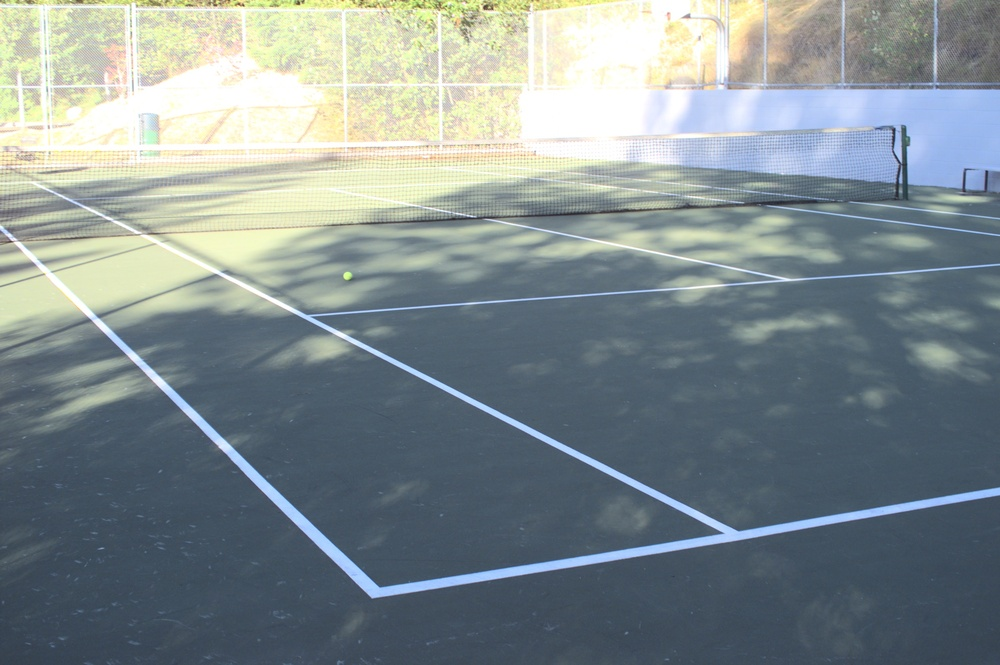
%> input picture A2/images/OneBallLarge.jpg, 1000 x 665 px, shrunk from 3060 x 2036 before the run, given in place of ThreePenniesAreduced.jpg, which was not available
$ octave filtering.m   (GNU Octave 9; MATLAB toolbox functions it lacks are replaced by stand-ins)
%> lines starting %> are read from the running program, lines starting %| are printed output that depends on the picture; pictures that were not available may be replaced by others from this repository, and a replacement may not be noted
%Smoothing and Filtering Examples
%Fall 2018 Brian Funt

image=imread('ThreePenniesAreduced.jpg');
%> image is the input picture: size 665x1000x3 uint8; mean R, G, B 129.5, 141, 143.5
bw=(double(image(:,:,1))+double(image(:,:,2))+double(image(:,:,3)))/(3*255);
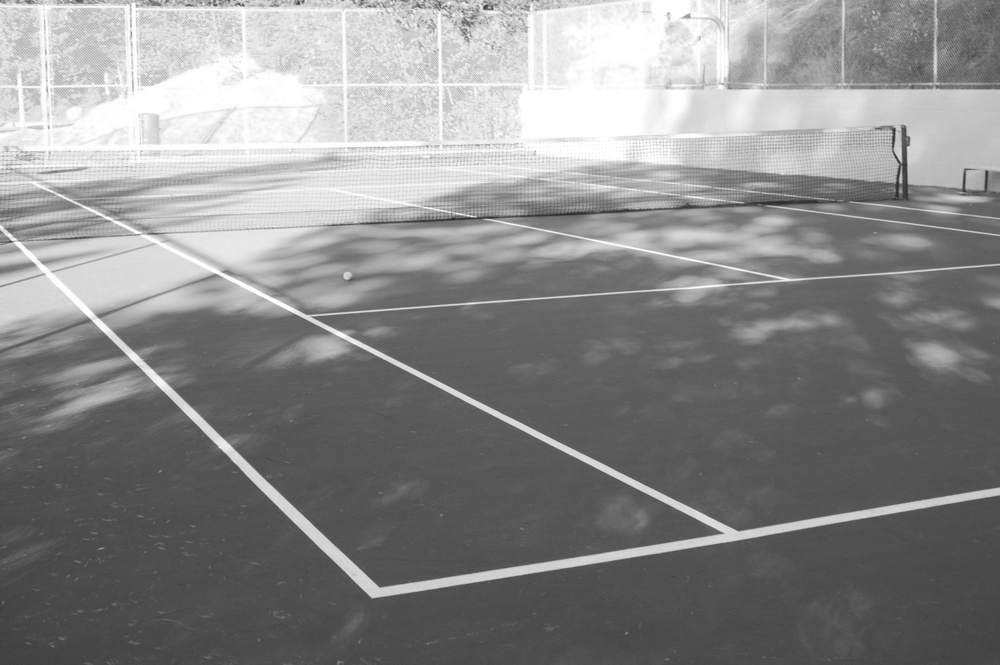
%> bw: size 665x1000 double; min 0.166, max 1, mean 0.541
%%normalized to 0-1 range
figure; imshow(bw);

%Uniform averaging mask
hu=fspecial('average',15); %hu = fspecial('average', hsize) returns
                          % an averaging filter h of size hsize.
bg=filter2(hu, bw); %filter2 is like conv2 but is correlation (i.e., filter not reflected)

figure; imshow(bg);
title('Filtered by Uniform Mask')
figure; surf(hu);
title('Uniform mask')
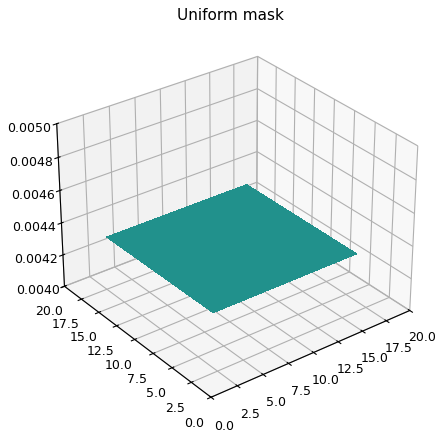
%> figure redrawn from the program's plot data
input('Hit a key to continue');
%> the answer given: 3

hg13_3 = fspecial('gaussian',13,3);
bg=filter2(hg13_3, bw);
figure; imshow(bg);
title('Filtered by Gaussian Mask with Sigma = 3')
figure; surf(hg13_3);
title('Gaussian Mask Sigma = 3')
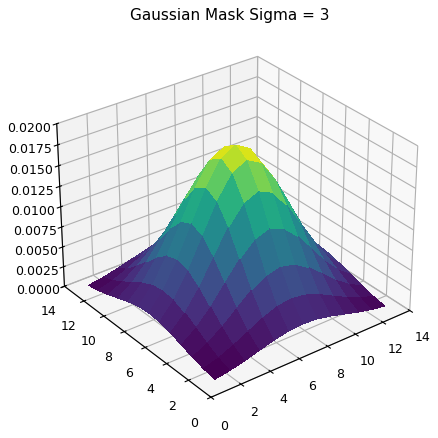
%> figure redrawn from the program's plot data
input('Hit a key to continue');
%> the answer given: 3

hg31_7 = fspecial('gaussian',31,7);
bg=filter2(hg31_7, bw);
figure; imshow(bg);
title('Filtered by Gaussian Mask with Sigma = 7')

%Display a plot of the convolution mask h
figure; surf(hg31_7);
%> after `surf(hg31_7)`:
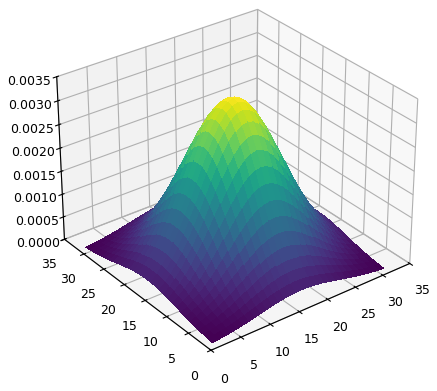
%> figure redrawn from the program's plot data
input('Hit a key to continue');
%> the answer given: 3
%Examples of the laplacian of Gaussian
%Sigma of 3. Masksize of 15
hlog15_3 = fspecial('log',15,3);
bg=filter2(hlog15_3, bw);
figure; surf(hlog15_3);  %Display the mask
title('Laplacian of Gaussian Mask (Sigma = 15)')
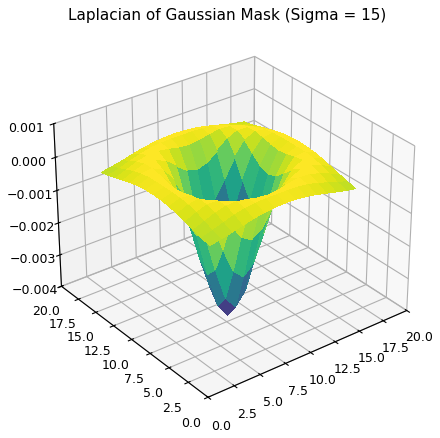
%> figure redrawn from the program's plot data
input('Hit a key to continue');
%> the answer given: 3
%Can't display the result of the convolution directly because it has
%negative values.
%Add an offset and then scale to 0-1 range for display purposes
bgs=bg+.5;
bgs=bgs-min(bgs(:));
bgs=bgs/max(bgs(:));
figure; imshow(bgs);
title('Filtered by Laplacian of Gaussian Mask (plus offset) Sigma = 15')
input('Hit a key to continue');
%> the answer given: 3

hlog31_5 = fspecial('log',31,5);  %Sigma 5, mask size of 31
bg=filter2(hlog31_5, bw);
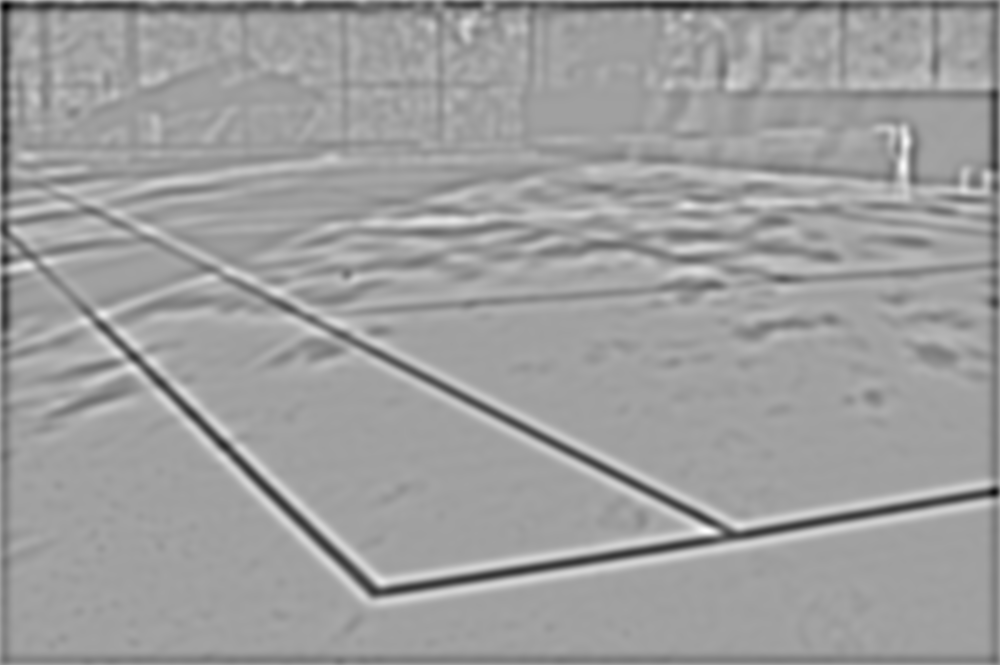
%> bg: size 665x1000 double; min -0.0141, max 0.00827, mean -0.000199; drawn with min black and max white
figure; surf(hlog31_5);
title('Laplacian of Gaussian Mask (Sigma = 5)')
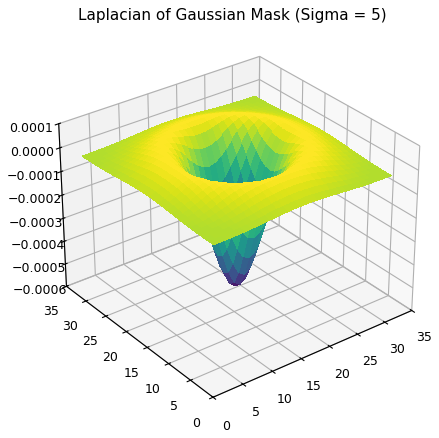
%> figure redrawn from the program's plot data
input('Hit a key to continue');
%> the answer given: 3
bgs=bg+.5;
bgs=bgs-min(bgs(:));
bgs=bgs/max(bgs(:));
figure; imshow(bgs);
title('Filtered by Laplacian of Gaussian Mask (plus offset) Sigma = 5')

$ run again, on A2/images/OneBallLetteringVerticalLarge.jpg
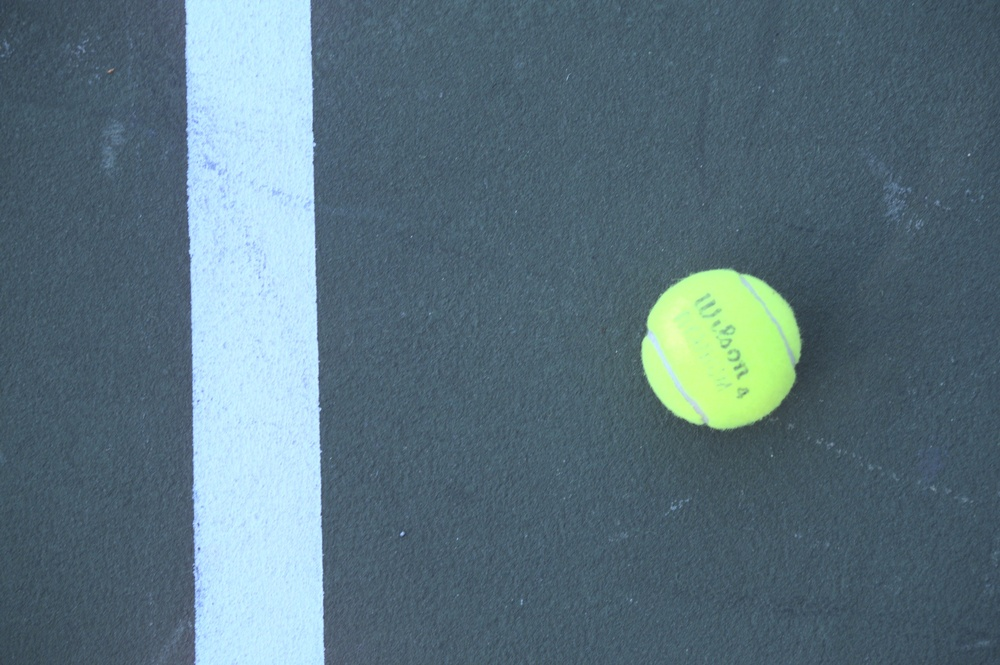
%> input picture A2/images/OneBallLetteringVerticalLarge.jpg, 1000 x 665 px, shrunk from 3060 x 2036 before the run, given in place of ThreePenniesAreduced.jpg, which was not available
%> image is the input picture: size 665x1000x3 uint8; mean R, G, B 90.3, 114.1, 125.6
%> `bw=(double(image(:,:,1))+double(image(:,:,2))+double(image(:,:,3)))/(3..`:
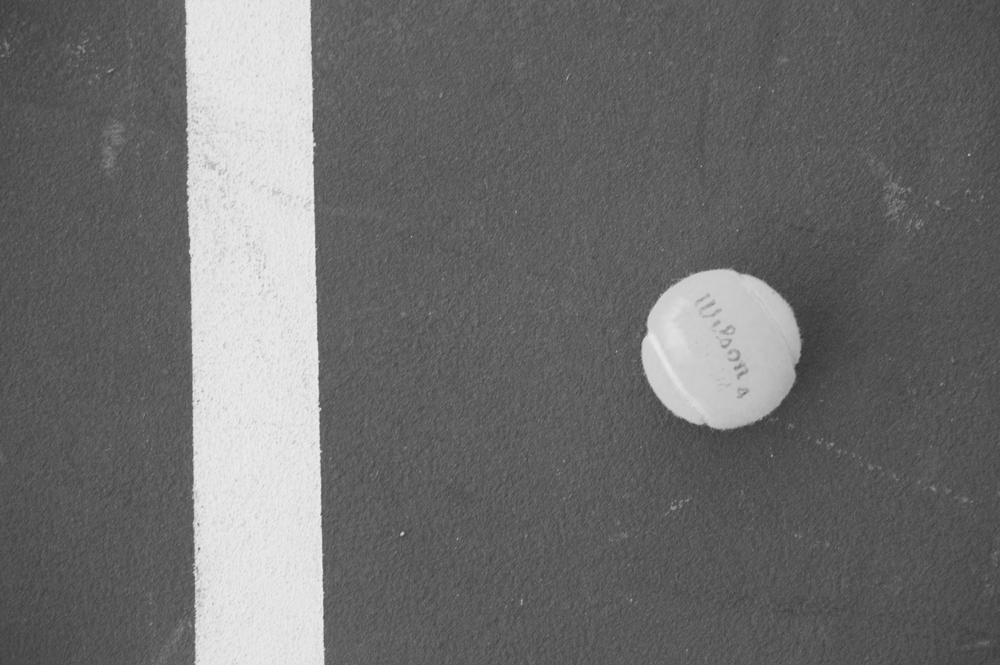
%> bw: size 665x1000 double; min 0.217, max 0.929, mean 0.431
%> `bg=filter2(hlog31_5, bw);`:
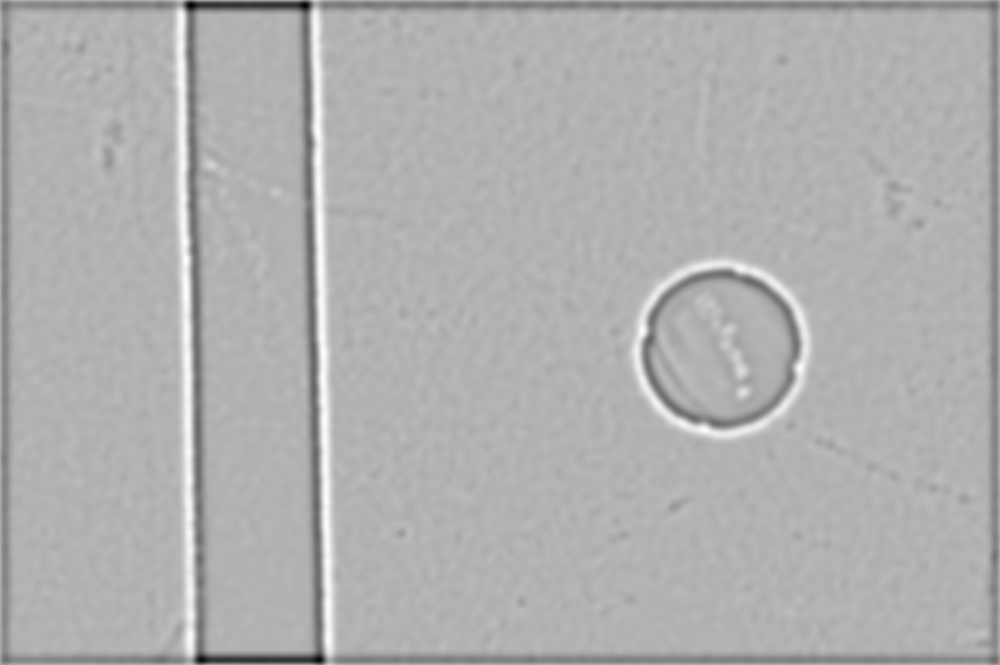
%> bg: size 665x1000 double; min -0.012, max 0.00516, mean -0.000147; drawn with min black and max white

$ run again, on A2/images/OneBallShadowsLarge.jpg
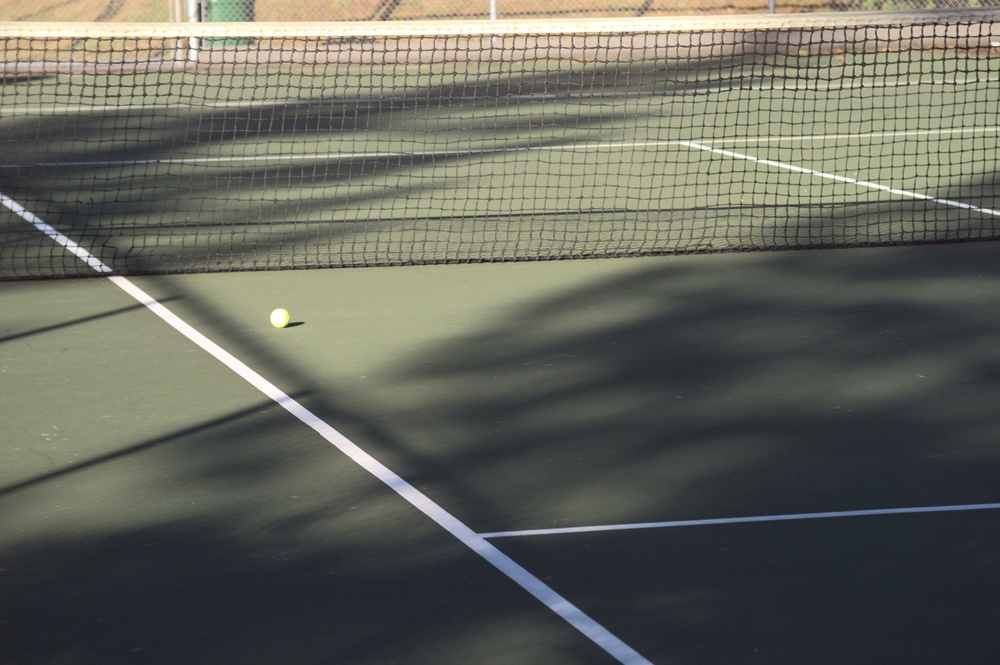
%> input picture A2/images/OneBallShadowsLarge.jpg, 1000 x 665 px, shrunk from 3060 x 2036 before the run, given in place of ThreePenniesAreduced.jpg, which was not available
%> image is the input picture: size 665x1000x3 uint8; mean R, G, B 101.1, 102.2, 92.7
%> `bw=(double(image(:,:,1))+double(image(:,:,2))+double(image(:,:,3)))/(3..`:
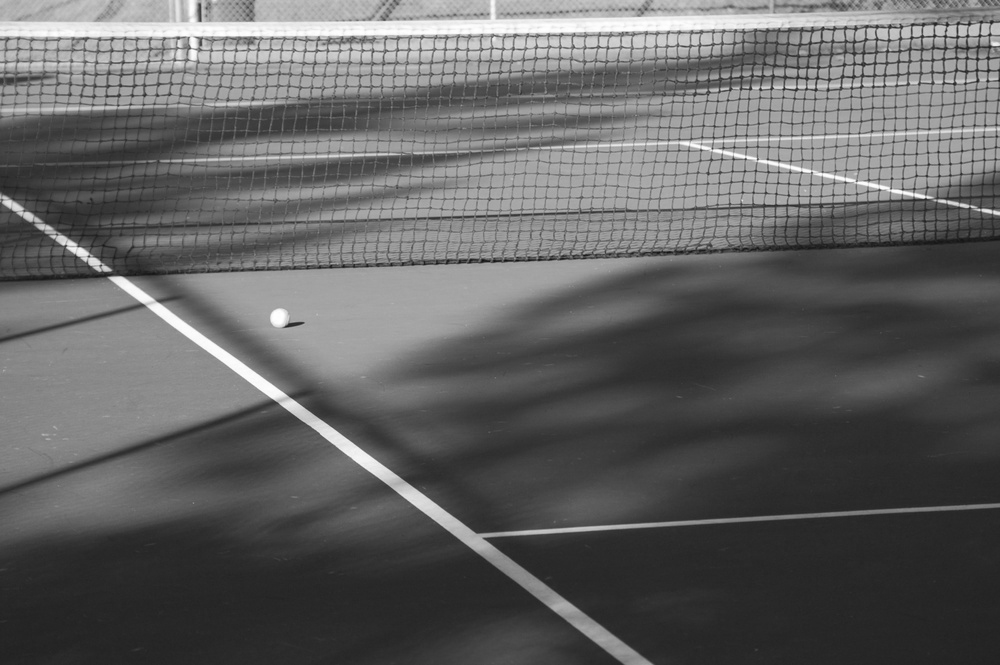
%> bw: size 665x1000 double; min 0.0732, max 1, mean 0.387
%> `bg=filter2(hlog31_5, bw);`:
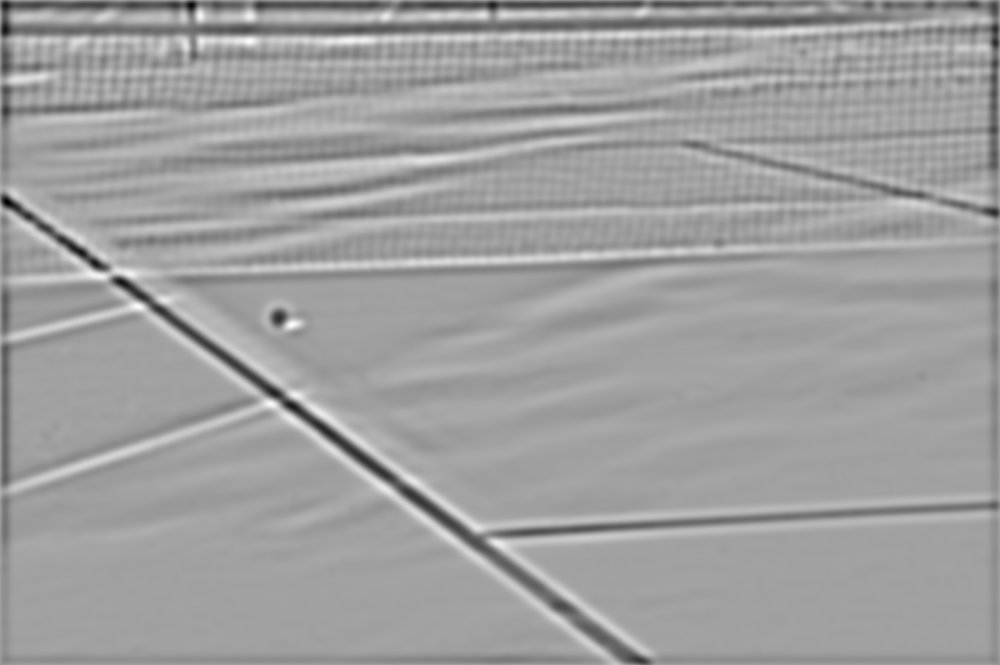
%> bg: size 665x1000 double; min -0.0135, max 0.00788, mean -0.000151; drawn with min black and max white
